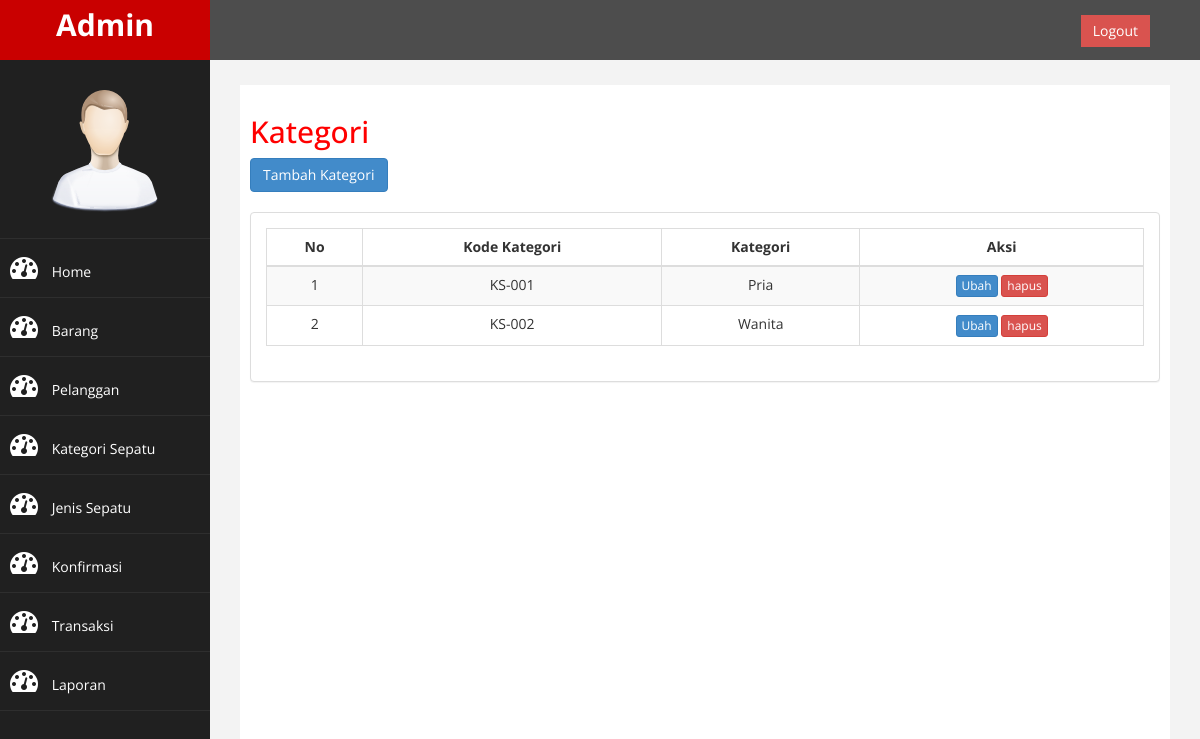
The page /admin/index.php?halaman=kategori (signed in) on the database its author committed.
### tables this page shows
CREATE TABLE `kategori` (
  `id_kategori` varchar(6) NOT NULL,
  `nama_kategori` varchar(20) NOT NULL,
  PRIMARY KEY (`id_kategori`)
);

### admin/kategori.php (the view)
<h2> Kategori </h2>
<a href="index.php?halaman=tambahkategori" class="btn btn-primary">Tambah Kategori</a>
<br><br>
<div class="panel panel-default">
	<div class="panel-body">
		<div class="table-responsive">
			<table class="table table-bordered table-hover table-striped" id="dataTables-example">
				<thead>
					<tr>
						<th class="tengah">No</th>
						<th class="tengah">Kode Kategori</th>
						<th class="tengah">Kategori</th>
						<th class="tengah">Aksi</th>
					</tr>
				</thead>
				<tbody>
					<?php $nomor = 1 ?>
					<?php $query = mysqli_query($con, "SELECT * FROM kategori"); ?>
					<?php while ( $ambil = mysqli_fetch_assoc($query)) { ?>
					<tr>
						<td class="tengah"><?php echo $nomor; ?></td>
						<td class="tengah"><?php echo $ambil['id_kategori']; ?></td>
						<td class="tengah"><?php echo $ambil['nama_kategori']; ?></td>
						<td class="tengah">
							<a href="index.php?halaman=ubahkategori&id=<?php echo $ambil['id_kategori']; ?>" class="btn btn-xs btn-primary">Ubah</a>
							<a href="index.php?halaman=hapuskategori&id=<?php echo $ambil['id_kategori']; ?>" class="btn btn-xs btn-danger" onclick="return confirm('ANDA YAKIN AKAN MENGHAPUS KATEGORI INI ?')">hapus</a>
						</td>
					</tr>
					<?php $nomor++ ?>
					<?php } ?>
				</tbody>
			</table>
		</div>
 	</div>
</div>

### admin/assets/css/custom.css (style rules this page uses)
body { font-family: 'Open Sans', sans-serif; }
.tengah { text-align: center; }
h2 { color: #f00; }

### rows shown on the page
kategori: id_kategori "KS-001", nama_kategori "Pria"
kategori: id_kategori "KS-002", nama_kategori "Wanita"
